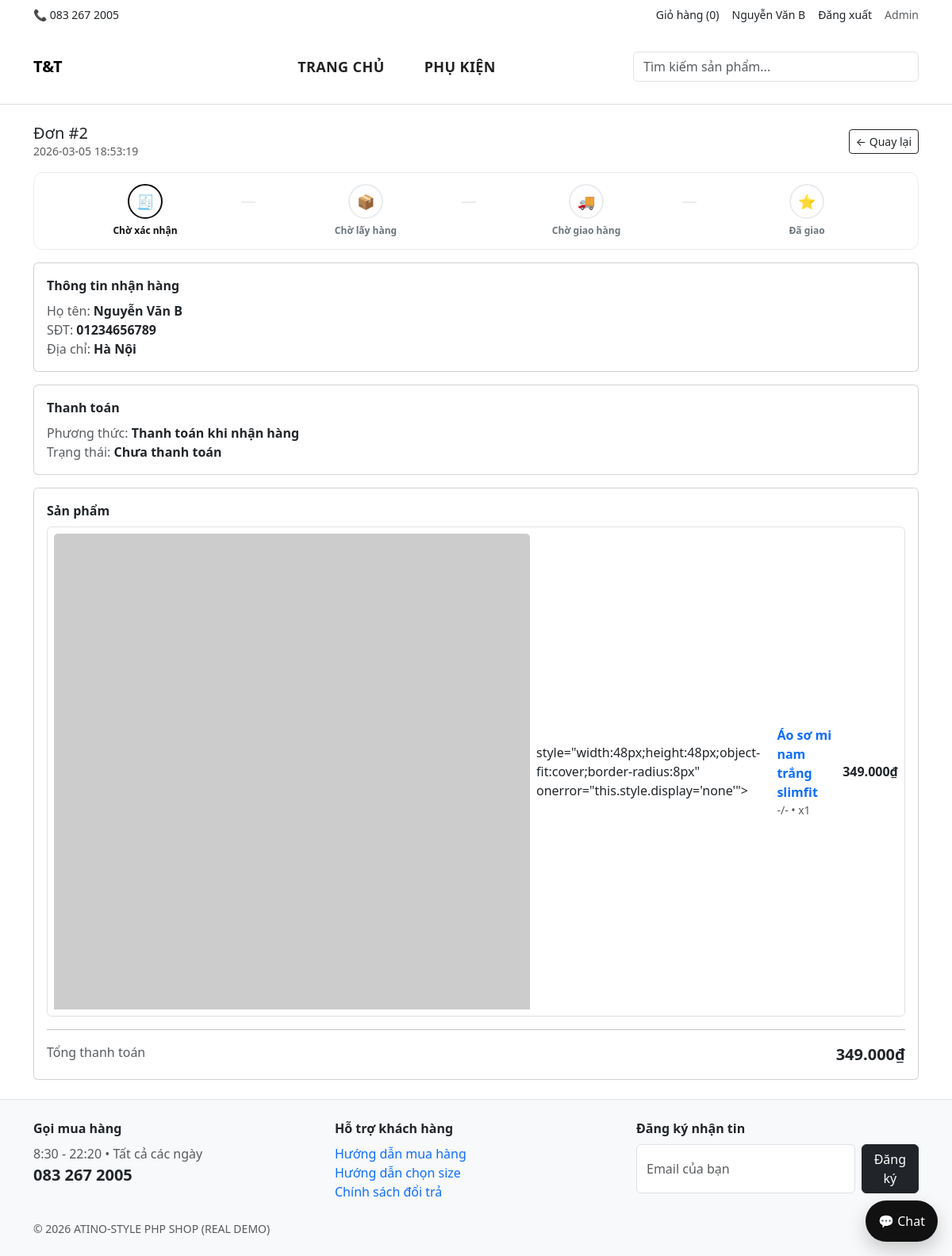
Screenshot of /public/index.php?r=/orders/view&id=2 (signed in) with the database file from the repository.
### tables this page shows
CREATE TABLE `orders` (
  `id` int(11) NOT NULL,
  `user_id` int(11) DEFAULT NULL,
  `customer_name` varchar(120) DEFAULT NULL,
  `customer_phone` varchar(30) DEFAULT NULL,
  `customer_address` varchar(255) DEFAULT NULL,
  `note` varchar(500) DEFAULT NULL,
  `total` int(11) NOT NULL,
  `subtotal` int(11) NOT NULL DEFAULT 0,
  `discount` int(11) NOT NULL DEFAULT 0,
  `coupon_code` varchar(50) DEFAULT NULL,
  `status` enum('pending','confirmed','shipping','completed','cancelled') DEFAULT 'pending',
  `payment_method` enum('cod','bank_transfer','qr','bank','card') DEFAULT NULL,
  `payment_status` enum('unpaid','paid','failed') DEFAULT 'unpaid',
  `tracking_code` varchar(50) DEFAULT NULL,
  `shipping_status` enum('picking','shipping','delivered','returned','cancelled') DEFAULT NULL,
  `created_at` datetime DEFAULT current_timestamp(),
  `payment_ref` varchar(100) DEFAULT NULL
);

CREATE TABLE `categories` (
  `id` int(11) NOT NULL,
  `parent_id` int(11) DEFAULT NULL,
  `name` varchar(150) NOT NULL,
  `slug` varchar(180) NOT NULL,
  `sort_order` int(11) DEFAULT 0,
  `created_at` datetime DEFAULT current_timestamp()
);

CREATE TABLE `order_items` (
  `id` int(11) NOT NULL,
  `order_id` int(11) NOT NULL,
  `product_id` int(11) NOT NULL,
  `variant_id` int(11) DEFAULT NULL,
  `price` int(11) NOT NULL,
  `qty` int(11) NOT NULL,
  `size` varchar(30) DEFAULT NULL,
  `color` varchar(40) DEFAULT NULL
);

CREATE TABLE `products` (
  `id` int(11) NOT NULL,
  `category_id` int(11) NOT NULL,
  `name` varchar(255) NOT NULL,
  `slug` varchar(255) NOT NULL,
  `sku` varchar(80) DEFAULT NULL,
  `price` int(11) NOT NULL,
  `compare_at_price` int(11) DEFAULT NULL,
  `thumbnail` varchar(255) DEFAULT NULL,
  `description` text DEFAULT NULL,
  `status` enum('active','draft') DEFAULT 'active',
  `is_new` tinyint(1) DEFAULT 1,
  `created_at` datetime DEFAULT current_timestamp(),
  `updated_at` datetime DEFAULT NULL
);

### app/helpers.php (called while the page is built, shortened)
<?php
require_once __DIR__ . '/db.php';
function e($s): string {
  return htmlspecialchars((string)($s ?? ''), ENT_QUOTES, 'UTF-8');
}
function money(int $v): string {
  return number_format($v, 0, ',', '.') . '₫';
}
function base_path(): string {
  $script = $_SERVER['SCRIPT_NAME'] ?? '';
  $base = rtrim(str_replace('/index.php', '', $script), '/');
  return $base;
}
function url(string $path): string {
  if ($path === '') {
    return base_path() . '/';
  }
  $path = '/' . ltrim($path, '/');
  if (
    str_starts_with($path, '/assets/') ||
    str_starts_with($path, '/uploads/') ||
    str_starts_with($path, '/index.php') ||
    str_starts_with($path, '/backend/')
  ) {
    return base_path() . $path;
  }
  $route = $path;
  $query = '';
  $url = base_path() . '/index.php?r=' . $route;
  return $url;
}
function auth_user(): ?array {
  return $_SESSION['user'] ?? null;
}
function cart(): array {
  return $_SESSION['cart'] ?? [];
}
function cart_count(): int {
  $c = cart();
  $n = 0;
  return $n;
}

### backend/Core/App.php (called while the page is built, shortened)
<?php
final class App
{
    private static ?array $config = null;
    public static function config(?string $key = null, $default = null)
    {
        if (self::$config === null) {
            self::$config = require __DIR__ . '/../config/app.php';
        }
        if ($key === null) return self::$config;
        $segments = explode('.', $key);
        $value = self::$config;
        foreach ($segments as $segment) {
            $value = $value[$segment];
        }
        return $value;
    }
}

### app/config.php (called while the page is built, shortened)
<?php
return App::config();

### app/models/Order.php (called while the page is built, shortened)
<?php
require_once __DIR__ . '/../db.php';
class Order
{
  public static function findWithItemsByUser(int $orderId, int $userId): ?array
  {
    $pdo = db();
    $st = $pdo->prepare("SELECT * FROM orders WHERE id=? AND user_id=? LIMIT 1");
    $st->execute([$orderId, $userId]);
    $order = $st->fetch(PDO::FETCH_ASSOC);
    $st2 = $pdo->prepare("
      SELECT oi.*, p.name AS product_name, p.slug AS product_slug, p.thumbnail AS product_thumbnail
      FROM order_items oi
      JOIN products p ON p.id = oi.product_id
      WHERE oi.order_id=?
      ORDER BY oi.id ASC
    ");
    $st2->execute([$orderId]);
    $order['items'] = $st2->fetchAll(PDO::FETCH_ASSOC);
    return $order;
  }
}

### backend/Core/Database.php (called while the page is built)
<?php
require_once __DIR__ . '/App.php';
final class Database
{
    private static ?PDO $pdo = null;
    public static function connection(): PDO
    {
        if (self::$pdo instanceof PDO) return self::$pdo;
        $db = App::config('db');
        $dsn = sprintf('mysql:host=%s;dbname=%s;charset=%s', $db['host'], $db['name'], $db['charset']);
        self::$pdo = new PDO($dsn, $db['user'], $db['pass'], [
            PDO::ATTR_ERRMODE => PDO::ERRMODE_EXCEPTION,
            PDO::ATTR_DEFAULT_FETCH_MODE => PDO::FETCH_ASSOC,
            PDO::ATTR_EMULATE_PREPARES => false,
        ]);
        return self::$pdo;
    }
}

### app/db.php (called while the page is built, shortened)
<?php
function db(): PDO { return Database::connection(); }

### app/models/Category.php (called while the page is built, shortened)
<?php
require_once __DIR__ . '/../db.php';
class Category {
  public static function all(): array {
    return db()->query("SELECT * FROM categories ORDER BY sort_order ASC, id ASC")->fetchAll();
  }
  public static function tree(): array {
    $cats = self::all();
    $byId = [];
    foreach ($cats as $c) { $c['children'] = []; $byId[(int)$c['id']] = $c; }
    $root = [];
    foreach ($byId as $id => $c) {
      $pid = $c['parent_id'] ? (int)$c['parent_id'] : null;
      if ($pid && isset($byId[$pid])) $byId[$pid]['children'][] = &$byId[$id];
      else $root[] = &$byId[$id];
    }
    return $root;
  }
}

### app/views/order_detail.php (the view, shortened to what this page needs)
<?php
$paymentLabel = function($pm) {
  return match($pm) {
    'cod'  => 'Thanh toán khi nhận hàng',
    'qr'   => 'QR Code',
    'bank' => 'Chuyển khoản ngân hàng',
    'card' => 'Thẻ / VNPAY',
    default => 'N/A'
  };
};
$payStatusLabel = function($ps) {
  return match($ps) {
    'paid'   => 'Đã thanh toán',
    'unpaid' => 'Chưa thanh toán',
    'failed' => 'Thanh toán thất bại',
    default  => 'N/A'
  };
};
$steps = [
  'pending'  => ['label'=>'Chờ xác nhận', 'icon'=>'🧾'],
  'picking'  => ['label'=>'Chờ lấy hàng', 'icon'=>'📦'],
  'shipping' => ['label'=>'Chờ giao hàng', 'icon'=>'🚚'],
  'delivered'=> ['label'=>'Đã giao', 'icon'=>'⭐'],
];
$current = $order['status'] ?? 'pending';
$orderKeys = array_keys($steps);
$curIndex = array_search($current, $orderKeys, true);
$isDone = function(int $i) use ($curIndex) { return $i <= $curIndex; };
?>
<div class="container">
  <div class="d-flex justify-content-between align-items-center mb-3">
    <div>
      <h1 class="h5 m-0">Đơn #<?= (int)$order['id'] ?></h1>
      <div class="text-muted small"><?= e($order['created_at'] ?? '') ?></div>
    </div>
    <a class="btn btn-outline-dark btn-sm" href="<?= e(url('/orders')) ?>">← Quay lại</a>
  </div>
  <div class="order-stepper mb-3">
    <?php $i=0; foreach ($steps as $key => $info): ?>
      <?php
        $cls = $isDone($i) ? 'done' : '';
        if ($i === $curIndex) $cls = 'active';
      ?>
      <div class="order-step <?= e($cls) ?>">
        <div class="icon"><?= e($info['icon']) ?></div>
        <div class="label"><?= e($info['label']) ?></div>
      </div>
    <?php $i++; endforeach; ?>
  </div>
  <div class="card p-3 mb-3">
    <div class="fw-semibold mb-2">Thông tin nhận hàng</div>
    <div><span class="text-muted">Họ tên:</span> <b><?= e($order['customer_name'] ?? '') ?></b></div>
    <div><span class="text-muted">SĐT:</span> <b><?= e($order['customer_phone'] ?? '') ?></b></div>
    <div><span class="text-muted">Địa chỉ:</span> <b><?= e($order['customer_address'] ?? '') ?></b></div>
  </div>
  <div class="card p-3 mb-3">
    <div class="fw-semibold mb-2">Thanh toán</div>
    <div><span class="text-muted">Phương thức:</span> <b><?= e($paymentLabel($order['payment_method'] ?? '')) ?></b></div>
    <div><span class="text-muted">Trạng thái:</span> <b><?= e($payStatusLabel($order['payment_status'] ?? '')) ?></b></div>
  </div>
  <div class="card p-3">
    <div class="fw-semibold mb-2">Sản phẩm</div>
    <div class="vstack gap-2">
      <?php foreach (($order['items'] ?? []) as $it): ?>
        <?php
          $sub = ((int)$it['price']) * ((int)$it['qty']);
          $thumb = $it['product_thumbnail'] ?? null;
          $plink = !empty($it['product_slug']) ? url('/p/'.$it['product_slug']) : '#';
        ?>
        <div class="d-flex justify-content-between align-items-center border rounded p-2">
          <div class="d-flex gap-2 align-items-center">
            <?php if ($thumb): ?>
              <?php
$thumb = $p['thumbnail'] ?? '';
if ($thumb) {
  if ($thumb[0] !== '/' && !str_starts_with($thumb, 'http')) {
    $thumb = url('/uploads/' . $thumb);
  } else {
    $thumb = url($thumb);
  }
} else {
  $thumb = 'https://via.placeholder.com/600x600?text=Product';
}
?>
<img src="<?= e($thumb) ?>" class="card-img-top object-fit-cover" alt="">
                   style="width:48px;height:48px;object-fit:cover;border-radius:8px"
                   onerror="this.style.display='none'">
            <?php endif; ?>
            <div>
              <div class="fw-semibold">
                <a href="<?= e($plink) ?>" class="text-decoration-none">
                  <?= e($it['product_name'] ?? ('SP#'.$it['product_id'])) ?>
                </a>
              </div>
              <div class="text-muted small">
                <?= e($it['size'] ?? '-') ?>/<?= e($it['color'] ?? '-') ?> • x<?= (int)$it['qty'] ?>
              </div>
            </div>
          </div>
          <div class="fw-semibold"><?= money($sub) ?></div>
        </div>
      <?php endforeach; ?>
    </div>
    <hr class="my-3">
    <div class="d-flex justify-content-between">
      <div class="text-muted">Tổng thanh toán</div>
      <div class="fw-bold fs-5"><?= money((int)$order['total']) ?></div>
    </div>
  </div>
</div>

### app/views/layout/header.php (shortened to what this page needs)
<?php
$cfg = require __DIR__ . '/../../config.php';
$menu = Category::tree();
$u = auth_user();
?>
<!doctype html>
<html lang="vi">
<head>
  <link rel="stylesheet" href="https://cdn.jsdelivr.net/npm/bootstrap@5.3.3/dist/css/bootstrap.min.css">
  <link rel="stylesheet" href="<?= e(url('/assets/css/style.css')) ?>">
</head>
<body>
<header class="border-bottom bg-white sticky-top">
  <div class="topbar small py-2">
    <div class="container d-flex justify-content-between align-items-center">
      <div>📞 <?= e($cfg['site']['hotline']) ?></div>
      <div class="d-flex gap-3 align-items-center">
        <a class="text-decoration-none" href="<?= e(url('/cart')) ?>">Giỏ hàng (<?= cart_count() ?>)</a>
        <?php if ($u): ?>
          <a class="text-decoration-none" href="<?= e(url('/account')) ?>"><?= e($u['name']) ?></a>
          <a class="text-decoration-none" href="<?= e(url('/logout')) ?>">Đăng xuất</a>
        <?php else: ?>
          <a class="text-decoration-none" href="<?= e(url('/login')) ?>">Đăng nhập</a>
        <?php endif; ?>
        <a class="text-decoration-none text-muted" href="<?= e(url('/admin')) ?>">Admin</a>
      </div>
    </div>
  </div>
  <nav class="navbar navbar-expand-lg">
    <div class="container">
      <div class="collapse navbar-collapse" id="nav">
        <div class="header-main-row">
          <div class="header-logo-wrap">
            <a class="navbar-brand fw-bold m-0" href="<?= e(url('/')) ?>">T&T</a>
          </div>
          <div class="header-center-nav">
            <ul class="navbar-nav">
              <li class="nav-item">
                <a class="nav-link" href="<?= e(url('/')) ?>">Trang chủ</a>
              </li>
              <?php foreach ($menu as $c): ?>
                <?php if ($c['slug'] === 'ao-xuan-he' || $c['slug'] === 'quan' || $c['slug'] === 'phu-kien'): ?>
                  <li class="nav-item mega-menu-item">
                    <a class="nav-link" href="<?= e(url('/c/' . $c['slug'])) ?>">
                      <?= e($c['name']) ?>
                    </a>
                  </li>
                <?php endif; ?>
              <?php endforeach; ?>
            </ul>
          </div>
          <div class="header-search-wrap">
            <form class="d-flex" method="get" action="<?= e(url('/search')) ?>">
              <div class="position-relative w-100">
                <input
                  id="searchInput"
                  class="form-control"
                  name="q"
                  value="<?= e($_GET['q'] ?? '') ?>"
                  placeholder="Tìm kiếm sản phẩm..."
                  autocomplete="off"
                >
              </div>
            </form>
          </div>
        </div>
      </div>
    </div>
  </nav>
</header>
<main class="py-4">

### rows the page displays
orders: customer_name "Nguyễn Văn B", id "2", created_at "2026-03-05 18:53:19", customer_phone "01234656789", customer_address "Hà Nội", payment_method "Thanh toán khi nhận hàng", payment_status "Chưa thanh toán", total "349.000₫"
categories: name "PHỤ KIỆN"
order_items: product.name "Áo sơ mi nam trắng slimfit", size "-", color "-", qty "1", money($sub) "349.000₫"

### other values shown
$cfg['site']['hotline'] "083 267 2005"
cart_count() "0"
$info['icon'] "🧾"
$info['label'] "Chờ xác nhận"
$info['icon'] "📦"
$info['label'] "Chờ lấy hàng"
$info['icon'] "🚚"
$info['label'] "Chờ giao hàng"
$info['icon'] "⭐"
$info['label'] "Đã giao"
